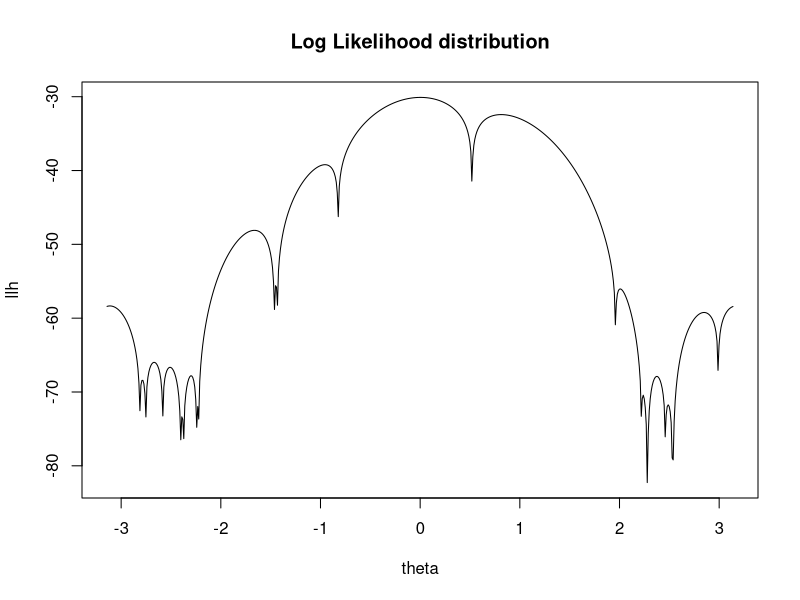

The R source for this figure:
x2 <- c(3.91, 4.85, 2.28, 4.06, 3.70, 4.04, 5.46, 3.53, 2.28, 1.96,
       2.53, 3.88, 2.22, 3.47, 4.82, 2.46, 2.99, 2.54, 0.52)
staring_p <- c(-11,-1, 0, 1.5, 4, 4.7, 7, 8, 38)
#2(a)
theta <- seq(-pi, pi, 0.01)
n2 <- length(x2)
llh <- rep(0,length(theta))
for (i in 1:length(theta)) {
  llh[i] <-sum(log((1 - cos(x2 - theta[i])) / (2 * pi)))
}
plot(theta, llh, type = "l", ylab = "llh", xlab = "theta", main = "Log Likelihood distribution")

#2(b)
mme <- mean(x2)
print(mme)

#2(c)   
llh1stDeriv <- function (theta){
  w <- -(sum(sin(x2 - theta)/(1 - cos(x2 - theta))))
  return(w)
}
llh2ndDeriv <- function(theta){
  k <- -(sum(1 / (1 - cos(x2 - theta))))
  return(k)
}

nr_method <- function(theta0){
  theta <- array()
  theta[1] <- theta0
  i <- 1
  difference <- 10
  while (abs(difference)>10^(-10) & i<200) {
    theta[i+1] <- theta[i] - llh1stDeriv(theta[i]) / llh2ndDeriv(theta[i])
    difference <- theta[i+1] - theta[i]
    i <- i + 1
  }
  return(theta[i])
}

nr_method(mme)
# When the starting point = mean(x2), the function is converged at theta = 3.170715

#2(d)
nr_method(-2.7)
nr_method(2.7)
# When the starting point = -2.7, the function is converged at theta = -2.668857
# When the starting point = 2.7, the function is converged at theta = 2.848415

#2(e)

new.starting.p <- seq(-pi,pi,length.out = 200)
calculation <- sapply(new.starting.p,nr_method)
converge.point <- round(calculation,6)
counting.result <- as.data.frame(table(converge.point))
print(counting.result)
